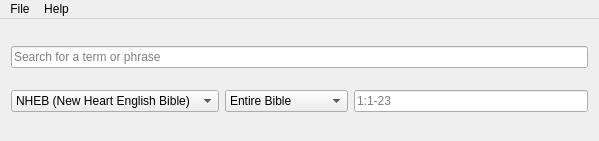
<?xml version="1.0" encoding="UTF-8"?>
<ui version="4.0">
 <class>MainWindow</class>
 <widget class="QMainWindow" name="MainWindow">
  <property name="geometry">
   <rect>
    <x>0</x>
    <y>0</y>
    <width>599</width>
    <height>141</height>
   </rect>
  </property>
  <property name="windowTitle">
   <string>Concordance</string>
  </property>
  <property name="styleSheet">
   <string notr="true"/>
  </property>
  <widget class="QWidget" name="centralWidget">
   <layout class="QVBoxLayout" name="verticalLayout">
    <item>
     <layout class="QHBoxLayout" name="horizontalLayout">
      <item>
       <widget class="QLineEdit" name="lineEdit">
        <property name="text">
         <string/>
        </property>
        <property name="placeholderText">
         <string>Search for a term or phrase</string>
        </property>
       </widget>
      </item>
     </layout>
    </item>
    <item>
     <layout class="QHBoxLayout" name="horizontalLayout_2">
      <item>
       <widget class="QComboBox" name="comboBox">
        <item>
         <property name="text">
          <string>NHEB (New Heart English Bible)</string>
         </property>
        </item>
        <item>
         <property name="text">
          <string>KJV (King James Version)</string>
         </property>
        </item>
       </widget>
      </item>
      <item>
       <widget class="QComboBox" name="comboBox_2">
        <item>
         <property name="text">
          <string>Entire Bible</string>
         </property>
        </item>
        <item>
         <property name="text">
          <string>Old Testament</string>
         </property>
        </item>
        <item>
         <property name="text">
          <string>New Testament</string>
         </property>
        </item>
        <item>
         <property name="text">
          <string>Genesis</string>
         </property>
        </item>
        <item>
         <property name="text">
          <string>Exodus</string>
         </property>
        </item>
        <item>
         <property name="text">
          <string>Leviticus</string>
         </property>
        </item>
        <item>
         <property name="text">
          <string>Numbers</string>
         </property>
        </item>
        <item>
         <property name="text">
          <string>Deuteronomy</string>
         </property>
        </item>
        <item>
         <property name="text">
          <string>Joshua</string>
         </property>
        </item>
        <item>
         <property name="text">
          <string>Judges</string>
         </property>
        </item>
        <item>
         <property name="text">
          <string>Ruth</string>
         </property>
        </item>
        <item>
         <property name="text">
          <string>1 Samuel</string>
         </property>
        </item>
        <item>
         <property name="text">
          <string>2 Samuel</string>
         </property>
        </item>
        <item>
         <property name="text">
          <string>1 Kings</string>
         </property>
        </item>
        <item>
         <property name="text">
          <string>2 Kings</string>
         </property>
        </item>
        <item>
         <property name="text">
          <string>1 Chronicles</string>
         </property>
        </item>
        <item>
         <property name="text">
          <string>2 Chronicles</string>
         </property>
        </item>
        <item>
         <property name="text">
          <string>Ezra</string>
         </property>
        </item>
        <item>
         <property name="text">
          <string>Nehemiah</string>
         </property>
        </item>
        <item>
         <property name="text">
          <string>Esther</string>
         </property>
        </item>
        <item>
         <property name="text">
          <string>Job</string>
         </property>
        </item>
        <item>
         <property name="text">
          <string>Psalm</string>
         </property>
        </item>
        <item>
         <property name="text">
          <string>Proverbs</string>
         </property>
        </item>
        <item>
         <property name="text">
          <string>Ecclesiastes</string>
         </property>
        </item>
        <item>
         <property name="text">
          <string>Song of Solomon</string>
         </property>
        </item>
        <item>
         <property name="text">
          <string>Isaiah</string>
         </property>
        </item>
        <item>
         <property name="text">
          <string>Jeremiah</string>
         </property>
        </item>
        <item>
         <property name="text">
          <string>Lamentations</string>
         </property>
        </item>
        <item>
         <property name="text">
          <string>Ezekiel</string>
         </property>
        </item>
        <item>
         <property name="text">
          <string>Daniel</string>
         </property>
        </item>
        <item>
         <property name="text">
          <string>Hosea</string>
         </property>
        </item>
        <item>
         <property name="text">
          <string>Joel</string>
         </property>
        </item>
        <item>
         <property name="text">
          <string>Amos</string>
         </property>
        </item>
        <item>
         <property name="text">
          <string>Obadiah</string>
         </property>
        </item>
        <item>
         <property name="text">
          <string>Jonah</string>
         </property>
        </item>
        <item>
         <property name="text">
          <string>Micah</string>
         </property>
        </item>
        <item>
         <property name="text">
          <string>Nahum</string>
         </property>
        </item>
        <item>
         <property name="text">
          <string>Habakkuk</string>
         </property>
        </item>
        <item>
         <property name="text">
          <string>Zephaniah</string>
         </property>
        </item>
        <item>
         <property name="text">
          <string>Haggai</string>
         </property>
        </item>
        <item>
         <property name="text">
          <string>Zechariah</string>
         </property>
        </item>
        <item>
         <property name="text">
          <string>Malachi</string>
         </property>
        </item>
        <item>
         <property name="text">
          <string>Matthew</string>
         </property>
        </item>
        <item>
         <property name="text">
          <string>Mark</string>
         </property>
        </item>
        <item>
         <property name="text">
          <string>Luke</string>
         </property>
        </item>
        <item>
         <property name="text">
          <string>John</string>
         </property>
        </item>
        <item>
         <property name="text">
          <string>Acts</string>
         </property>
        </item>
        <item>
         <property name="text">
          <string>Romans</string>
         </property>
        </item>
        <item>
         <property name="text">
          <string>1 Corinthians</string>
         </property>
        </item>
        <item>
         <property name="text">
          <string>2 Corinthians</string>
         </property>
        </item>
        <item>
         <property name="text">
          <string>Galatians</string>
         </property>
        </item>
        <item>
         <property name="text">
          <string>Ephesians</string>
         </property>
        </item>
        <item>
         <property name="text">
          <string>Philippians</string>
         </property>
        </item>
        <item>
         <property name="text">
          <string>Colossians</string>
         </property>
        </item>
        <item>
         <property name="text">
          <string>1 Thessalonians</string>
         </property>
        </item>
        <item>
         <property name="text">
          <string>2 Thessalonians</string>
         </property>
        </item>
        <item>
         <property name="text">
          <string>1 Timothy</string>
         </property>
        </item>
        <item>
         <property name="text">
          <string>2 Timothy</string>
         </property>
        </item>
        <item>
         <property name="text">
          <string>Titus</string>
         </property>
        </item>
        <item>
         <property name="text">
          <string>Philemon</string>
         </property>
        </item>
        <item>
         <property name="text">
          <string>Hebrews</string>
         </property>
        </item>
        <item>
         <property name="text">
          <string>James</string>
         </property>
        </item>
        <item>
         <property name="text">
          <string>1 Peter</string>
         </property>
        </item>
        <item>
         <property name="text">
          <string>2 Peter</string>
         </property>
        </item>
        <item>
         <property name="text">
          <string>1 John</string>
         </property>
        </item>
        <item>
         <property name="text">
          <string>2 John</string>
         </property>
        </item>
        <item>
         <property name="text">
          <string>3 John</string>
         </property>
        </item>
        <item>
         <property name="text">
          <string>Jude</string>
         </property>
        </item>
        <item>
         <property name="text">
          <string>Revelation</string>
         </property>
        </item>
       </widget>
      </item>
      <item>
       <widget class="QLineEdit" name="lineEdit_2">
        <property name="placeholderText">
         <string>1:1-23</string>
        </property>
       </widget>
      </item>
     </layout>
    </item>
   </layout>
  </widget>
  <widget class="QMenuBar" name="menuBar">
   <property name="geometry">
    <rect>
     <x>0</x>
     <y>0</y>
     <width>599</width>
     <height>22</height>
    </rect>
   </property>
   <widget class="QMenu" name="menuHelp">
    <property name="title">
     <string>Help</string>
    </property>
    <addaction name="actionAbout_QBibleSearch"/>
   </widget>
   <widget class="QMenu" name="menuFile">
    <property name="title">
     <string>File</string>
    </property>
    <addaction name="action_Include_Apocrypha"/>
    <addaction name="actionQuit"/>
   </widget>
   <addaction name="menuFile"/>
   <addaction name="menuHelp"/>
  </widget>
  <action name="actionAbout_QBibleSearch">
   <property name="text">
    <string>&amp;About QBibleSearch</string>
   </property>
  </action>
  <action name="actionQuit">
   <property name="text">
    <string>&amp;Quit</string>
   </property>
   <property name="shortcut">
    <string>Ctrl+Q</string>
   </property>
  </action>
  <action name="action_Include_Apocrypha">
   <property name="checkable">
    <bool>true</bool>
   </property>
   <property name="text">
    <string>&amp;Include Apocrypha / Deuterocanon</string>
   </property>
  </action>
 </widget>
 <layoutdefault spacing="6" margin="11"/>
 <resources/>
 <connections/>
</ui>
